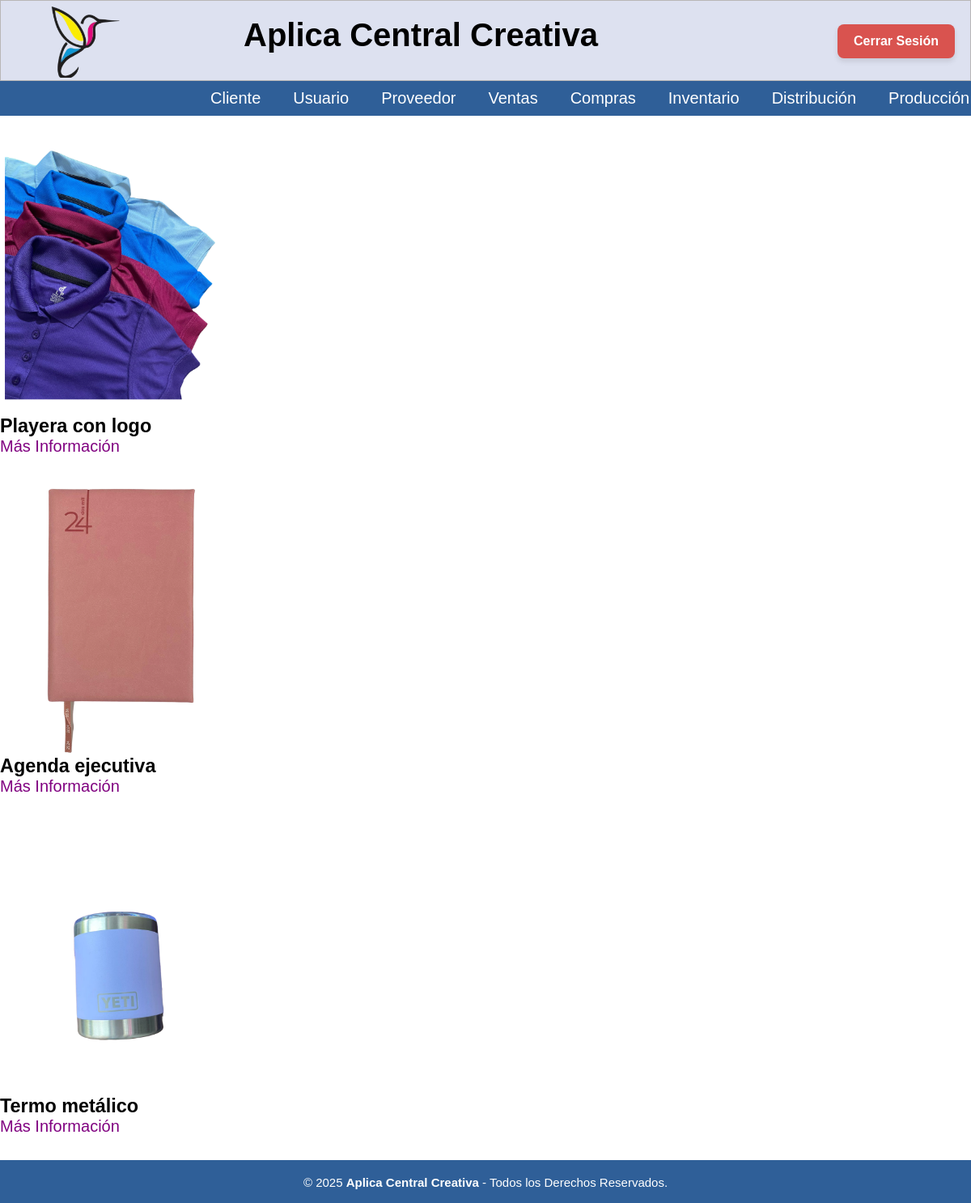
/Producto/Producto.php (signed in), run on the app's committed database.
### tables this page shows
create table producto(
id_producto INT NOT NULL PRIMARY KEY AUTO_INCREMENT,
id_pedido VARCHAR(15),
descripcion TEXT NOT NULL,
categoria TEXT NOT NULL,
precio_unitario FLOAT NOT NULL,
impuestos FLOAT NOT NULL,
cantidad INT NOT NULL,
personalizacion ENUM('icono', 'imagen', 'texto') NOT NULL,
id_cliente INT,
fecha DATETIME NOT NULL,
CONSTRAINT fk_id_cliente_producto FOREIGN KEY (id_cliente) REFERENCES persona(id_persona),
CONSTRAINT fk_id_pedido FOREIGN KEY (id_pedido) REFERENCES pedido(id_pedido)
);

### Producto/Producto.php (the view, shortened to what this page needs)
<?php
include('../BD/ConexionBD.php');
include('../Nav/header.php');
$sql = "SELECT id_producto, nombre_producto, descripcion, precio_unitario, impuestos, imagen FROM producto";
$result = $conn->query($sql);
if ($result->num_rows > 0) {
    echo "<div class='container-card'>";
    while ($row = $result->fetch_assoc()) {
        echo "<div class='card'>";
        if (!empty($row["imagen"])) {
            echo "<img src='../Imagenes/" . $row["imagen"] . "' alt='Imagen del producto' style='width:300px; height:370px;'/>";
        } else {
            echo "<img src='../Imagenes/' alt='Imagen no disponible' style='width:300px; height:370px;'/>";
        }
        echo "<div class='contenido-card'>";
        echo "<h3>" . htmlspecialchars($row["nombre_producto"]) . "</h3>";
        echo "<a href='Detalle.php?id_producto=" . $row["id_producto"] . "' class='mas_info'>Más Información</a>";
        echo "</div>";
        echo "</div>";
    }
    echo "</div>";
} else {
    echo "No se encontraron productos.";
}
include('../Nav/footer.php');
?>

### CSS/menu.css (style rules this page uses)
* { padding: 0px; margin: 0px; }

### CSS/cabecera.css (style rules this page uses)
* { font-family: 'Roboto', sans-serif; }
html { font-size: 20px; overflow-y: auto; }

### CSS/tablas_boton.css (style rules this page uses)
a { text-decoration: underline; color: rgb(0, 0, 0); }

### CSS/formularios.css (style rules this page uses)
* { font-family: 'Poppins', sans-serif; margin: 0; padding: 0; box-sizing: border-box; }

### CSS/departamentos.css (style rules this page uses)
a { text-decoration: underline; color: purple; }

### CSS/cabecera2.css (style rules this page uses)
* { padding: 0px; margin: 0px; }

### Home/inicio_usuario.css (style rules this page uses)
:root { --color-negro: #444A47; --color-fondo: #F7F9FD; --color-footer: #151515; }
* { padding: 0px; margin: 0; }
body { font-family: 'Poppins', sans-serif; }
.hm-wrapper, body { min-height: 100%; }
a { text-decoration: none; }
img { width: 100%; height: 100%; object-fit: cover; vertical-align: middle; border-style: none; }

### data on the page
producto: imagen (picture), nombre_producto "Playera con logo"
producto: imagen (picture), nombre_producto "Agenda ejecutiva"
producto: imagen (picture), nombre_producto "Termo metálico"

### other printed values
$nombre "Cliente"
$nombre "Usuario"
$nombre "Proveedor"
$nombre "Ventas"
$nombre "Compras"
$nombre "Inventario"
$nombre "Distribución"
$nombre "Producción"
